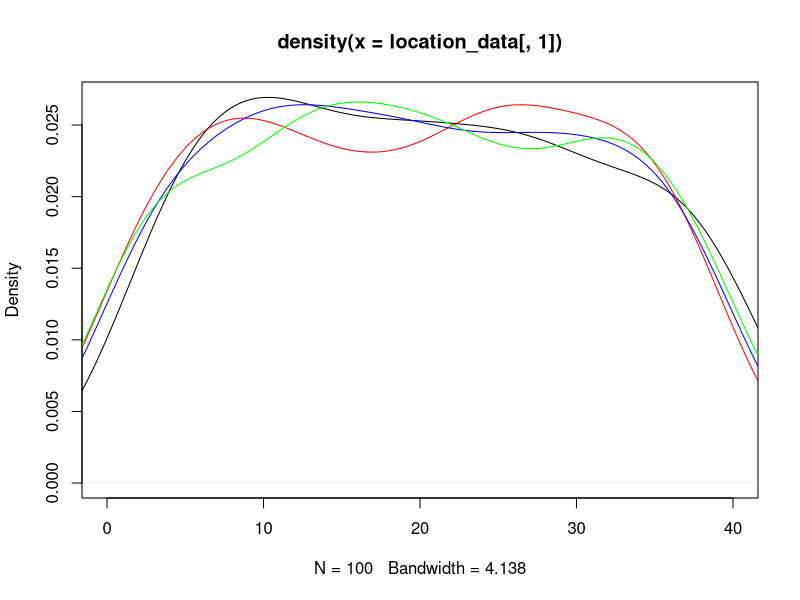
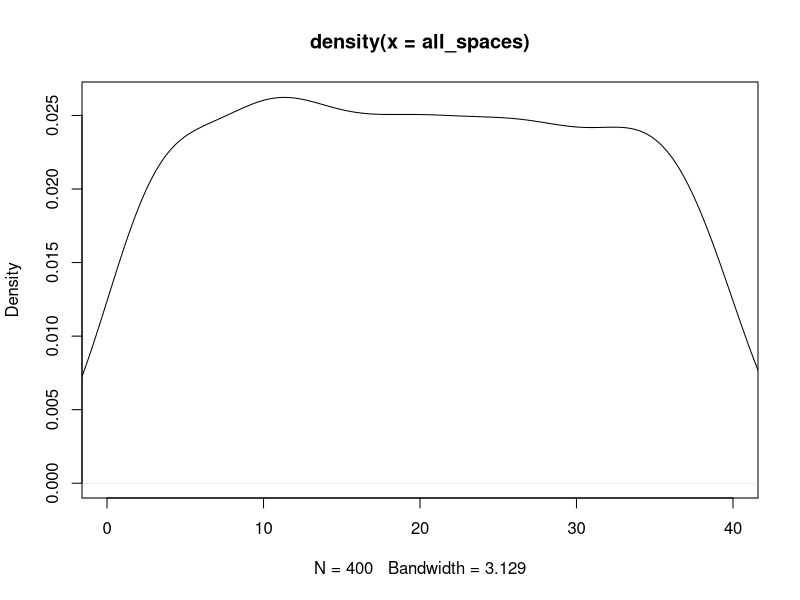
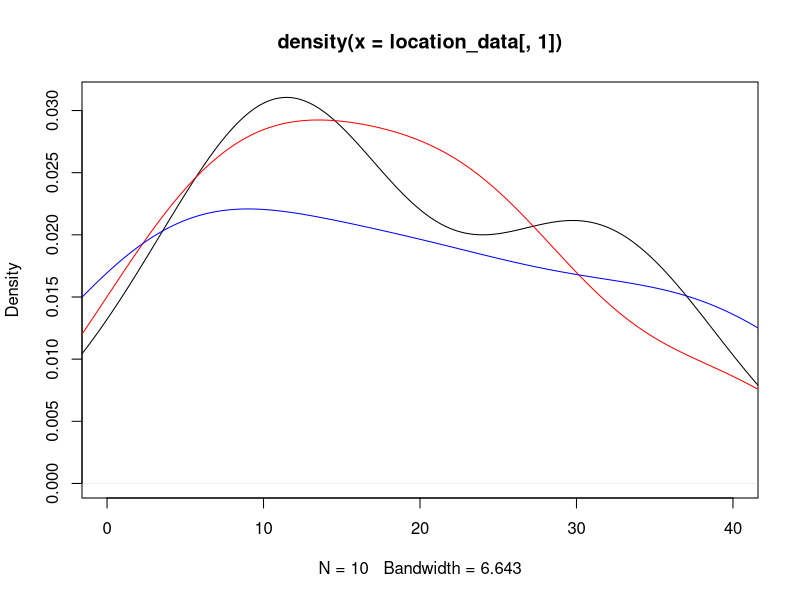
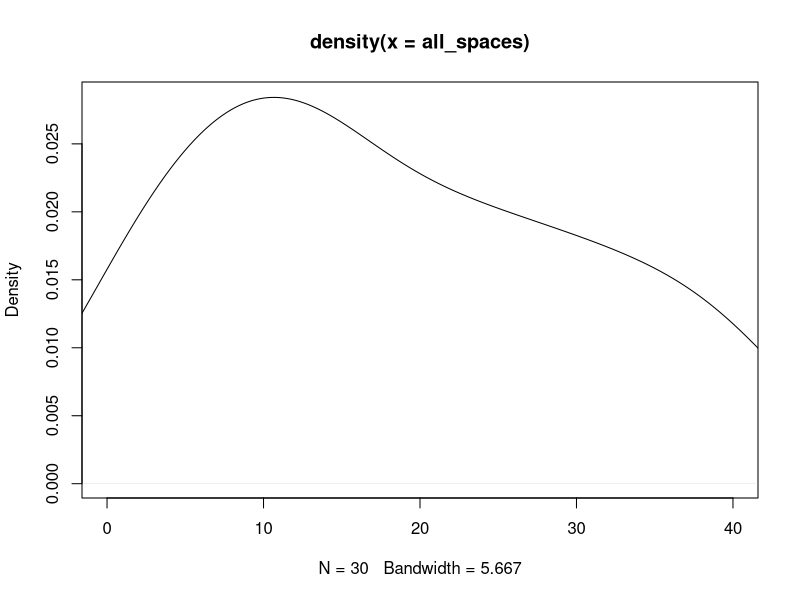

Reproduce these figures in R, in order. (Note: this script raises an error after producing the figures.)
## ---- chunk 1
knitr::opts_chunk$set(echo = TRUE)
## ---- chunk 2
#libraries
library(dplyr)
library(ggplot2)
## ---- chunk 3
#Kayleigh
##LET'S GET MOVING

monopolyBoard <- read.csv("MonopolyBoard.csv", header = T)
monopolyBoard

# Using dice rolls to determine where a player will land on the board
#input: "location"; a number 1-40; where the player is on the board
#output: the amount of spaces the player will move until they are on their new location

#note that this is only accounting for standard dice rolls, no special rules yet...

lets_move = function(location) {
  dice_roll_1 <- sample(1:6, 1, replace = TRUE)
  dice_roll_2 <- sample(1:6, 1, replace = TRUE)
  
  roll_total <- sum(dice_roll_1, dice_roll_2)
  roll_double <- dice_roll_1 == dice_roll_2
  
    location = location + roll_total
    
  if (location <= 40) {
    location = location
  } else {
    location = location - 40
  }
  
  space = monopolyBoard$name[monopolyBoard$spaces == location]
  
  print("You're moving forward...")
  print(roll_total)
  
  print("You're on space...")
  print(location)
  
  #print(space) #This prints out the name of the space that they land on. 
}

#testers
lets_move(1)
lets_move(25)
lets_move(38)
lets_move(40)



#A function to move players around the board and to play Monopoly!
#input: "turns"; the amount of turns we should take
#output: a player's new location on the board

lets_play = function(turns) {
  location = 1
  print("Starting Location: GO!")
  for (i in 1:turns) {
    location = lets_move(location)
  }
  print("You've landed on...")
  return(location)
}



lets_play(10) #tester #in this example if you look at a reference monopoly board and "walk" your way around the board with each move being the number in each output, you'll land on the space on the board corresponding to the final output (when counting "GO" as 1 and/or 40) 

#testers 
#"lets_move" and "lets_play" have both been edited to print out phrases for each roll and move to make it easier to determine how the player is moving. 
#"You're moving forward..." gives the player's roll
#"You're on space..." is the players position after 1 turn/"lets_move"
  # Later try to switch this print statement to the name of the spot that the player is on 
#"You've landed on..." gives the final location after running "lets_play" for "x" turns.
  # Later try to switch this print statement to the name of the spot that the player is on 

lets_play(3)
lets_play(10)

## ---- chunk 4
##DOUBLE DOWN

##WORK IN PROGRESS

#A function using dice rolls to determine how many spaces a player will move with the additional rules for "doubles" in Monopoly
#input: "location"; a number 1-40 where the player is on the board
#outut: the number of spaces the player will move on the board, with the special case of rolling three "doubles" and landing in jail
double_down = function(location) {
  dice_roll_1 <- sample(1:6, 1, replace = TRUE)
  dice_roll_2 <- sample(1:6, 1, replace = TRUE)
  
  roll_total <- sum(dice_roll_1, dice_roll_2)
  roll_double <- dice_roll_1 == dice_roll_2
  
  print("roll was")
  print(roll_total)
    
  if (roll_double) {
    
    dice_roll_3 <- sample(1:6, 1, replace = TRUE)
    dice_roll_4 <- sample(1:6, 1, replace = TRUE)
    
    roll_total_2 <- sum(dice_roll_3, dice_roll_4)
    roll_double_2 <- dice_roll_3 == dice_roll_4
    
    print("roll double was")
    print(roll_total_2)

    
    if (roll_double_2) {
      dice_roll_5 <- sample(1:6, 1, replace = TRUE)
      dice_roll_6 <- sample(1:6, 1, replace = TRUE)
      
      roll_total_3 <- sum(dice_roll_5, dice_roll_6)
      roll_double_3 <- dice_roll_5 == dice_roll_6
      
      print("roll double was")
      print(roll_total_3)
      
      if (roll_double_3) {
        location = 11 #Jail
        print("doubles, doubles, doubles")
        print("You're going to JAIL!")
        
      } else {
        location = location + roll_total + roll_total_2 + roll_total_3
        print("doubles, doubles, not doubles")
        print("You're moving forward...")
        print(roll_total + roll_total_2 + roll_total_3)
      }
    } else {
      location = location + roll_total + roll_total_2
      print("doubles, not doubles")
      print("You're moving forward...")
      print(roll_total+roll_total_2)
    }
  } else {
    location = location + roll_total
    print("no doubles")
    print("You're moving forward...")
    print(roll_total)
  }

    
  if (location <= 40) {
    location = location
  } else {
    location = location - 40
  }

  
  print("You're on space...")
  print(location)
}

double_down(1)
#text out in the function is kinda funky right but it's just to make sure its working right
#In final version switch all dice rolls to sample(1:6,...)

## ---- chunk 5
##CHANCE AND COMMUNITY CHEST CARDS
Card_Numbers <- c(1, 2, 3, 4, 5, 6, 7, 8, 9, 10, 11, 12, 13, 14, 15, 16)

Chance_Cards <- c("Advance to Boardwalk", "Advance to Go (Collect $200)", "Advance to Illinois Avenue. If you pass Go, collect $200", "Advance to St. Charles Place. If you pass Go, collect $200", "Advance to the nearest Railroad. If unowned, you may buy it from the Bank. If owned, pay owner twice the rental to which they are otherwise entitled", "Advance to the nearest Railroad. If unowned, you may buy it from the Bank. If owned, pay owner twice the rental to which they are otherwise entitled", "Advance token to nearest Utility. If unowned, you may buy it from the Bank. If owned, throw dice and pay owner a total ten times amount thrown", "Bank pays you dividend of $50", "Get Out of Jail Free", "Go Back 3 Spaces", "Go to Jail. Go directly to Jail, do not pass Go, do not collect $200", "Make general repairs on all your property. For each house pay $25. For each hotel pay $100", "Speeding fine $15", "Take a trip to Reading Railroad. If you pass Go, collect $200", "You have been elected Chairman of the Board. Pay each player $50", "Your building loan matures. Collect $150")

Chance <- data.frame(Chance_Cards, Card_Numbers)
Chance
##Chance cards to move a player to a new space:
  #1 -> Advance to Boardwalk (space 40)
  #2 -> Advance to Go (space 1)
  #3 -> Advance to Illinois Avenue (space 25)
  #4 -> Advance to St. Charles Place (space 12)
  #5 -> Advance to nearest Railroad (space(s) 6, 16, 26, 36)
  #6 -> Advance to nearest Railraod (space(s) 6, 16, 26, 36)
  #7 -> Advance to nearest Utility (space(s) 13, 29)
  #11 -> Go to Jail (space 11)
  #14 -> Take a trip to Reading Railroad (space 6)

Community_Chest_Cards <- c("Advance to Go (Collect $200)", "Bank error in your favor. Collect $200", "Doctor’s fee. Pay $50", "From sale of stock you get $50", "Get Out of Jail Free", "Go to Jail. Go directly to jail, do not pass Go, do not collect $200", "Holiday fund matures. Receive $100", "Income tax refund. Collect $20", "It is your birthday. Collect $10 from every player", "Life insurance matures. Collect $100", "Pay hospital fees of $100", "Pay school fees of $50", "Receive $25 consultancy fee", "You are assessed for street repair. $40 per house. $115 per hotel", "You have won second prize in a beauty contest. Collect $10", "You inherit $100")

Community_Chest <- data.frame(Community_Chest_Cards, Card_Numbers)
Community_Chest

##Community Chest Cards that move a player to a new space:
  #1 -> Advance to GO (space 1)
  #5 -> Go to Jail (space 11)

## ---- chunk 6
# heidi

#the function "who_goes_first" simulates the initial roll before the game begins in order to determine which player goes first
# input is a number of how many players are going to be playing
# output is the value of each players roll and the player that will start the game based on who had the highest roll
who_goes_first <- function(num_players){
  initial_rolls <- c()
  for (i in 1:num_players) {
    player_i_roll <- sum(sample(1:6, 2, replace=TRUE))
    initial_rolls <- c(initial_rolls, player_i_roll) # vector of every player's roll
    print(paste("Player", i, "rolled", player_i_roll))
  }
  cat("\n")
  if(sum(initial_rolls == max(initial_rolls)) >= 2){
    while (sum(initial_rolls == max(initial_rolls)) >= 2) { # if players tied for highest number
      tied_players <- which(initial_rolls==max(initial_rolls)) # identify which players tied
      print("It's a tie! Roll again")
      cat("\n")
      tie_breaker_rolls <- c()
      for (i in tied_players) { # tied players roll again
       player_i_roll2 <- sum(sample(1:6, 2, replace=TRUE))
       tie_breaker_rolls <- c(tie_breaker_rolls, player_i_roll2)
       print(paste("Player", i, "rolled", player_i_roll2))
      }
      initial_rolls <- tie_breaker_rolls
      highest_roll <- max(tie_breaker_rolls)
      highest_player2 <- tied_players[which(tie_breaker_rolls == highest_roll)]
    }
    cat("\n")
    print(paste("Player", highest_player2, "goes first!"))
  }
  else {
    highest_player <- which.max(initial_rolls) # who rolled the highest number
    print(paste("Player", highest_player, "goes first!"))
  }
}

who_goes_first(4) # test function

## ---- chunk 7
# Olivia
# Website for data: https://stat-jet-asu.github.io/Datasets/InstructorDescriptions/monopoly.html

monopolyBoard <- read.csv("MonopolyBoard.csv", header = T)
head(monopolyBoard)

# This section is for question number 2

# Kayleigh's lets_play function from above incorporating players and density plots
# uses lets_move function from above
# input: turns, # of turns to iterate through; players, number of players (2-4)
# output: density plot with a line for each player's frequency of spaces landed on 
# & density plot for the combined frequency of spaces landed on for all players

lets_play = function(turns, players) {
  location_data <- as.data.frame(matrix(nrow = turns, ncol = players))
  
for (j in 1:players) {
  location = 1
  
  for (i in 1:turns) {
    
    location = lets_move(location)
    location_data[i,j] <- location
    }
  }
  
  # creates density plot of frequency of landing on each space for each player
  plot(density(location_data[,1]), xlim = c(0,40), col = "black")
  
  colors <- c("red", "blue", "green")
  
  for (k in 2:players) {
  lines(density(location_data[,k]), col = colors[k-1]) # adds a density line for each player after the first
  }
  
  # creates density plot for total frequency landing on each space (all players spaces included)
  all_spaces <- as.vector(as.matrix(location_data))
  plot(density(all_spaces), xlim = c(0,40), col = "black")
}
lets_play(100, 4)

## ---- chunk 8
who_goes_first2 <- function(num_players){
  initial_rolls <- c()
  for (i in 1:num_players) {
    player_i_roll <- sum(sample(1:6, 2, replace=TRUE))
    initial_rolls <- c(initial_rolls, player_i_roll) # vector of every player's roll
#    print(paste("Player", i, "rolled", player_i_roll))
  }
  cat("\n")
  if(sum(initial_rolls == max(initial_rolls)) >= 2){
    while (sum(initial_rolls == max(initial_rolls)) >= 2) { # if players tied for highest number
      tied_players <- which(initial_rolls==max(initial_rolls)) # identify which players tied
#      print("It's a tie! Roll again")
#      cat("\n")
      tie_breaker_rolls <- c()
      for (i in tied_players) { # tied players roll again
       player_i_roll2 <- sum(sample(1:6, 2, replace=TRUE))
       tie_breaker_rolls <- c(tie_breaker_rolls, player_i_roll2)
#       print(paste("Player", i, "rolled", player_i_roll2))
      }
      initial_rolls <- tie_breaker_rolls
      highest_roll <- max(tie_breaker_rolls)
      highest_player2 <- tied_players[which(tie_breaker_rolls == highest_roll)]
    }
#    cat("\n")
#    print(paste("Player", highest_player2, "goes first!"))
  }
  else {
    highest_player <- which.max(initial_rolls) # who rolled the highest number
#    print(paste("Player", highest_player, "goes first!"))
#    return(highest_player)
  
    
  # creating player order
  player_order <- length(num_players)
  player_order[1] <- as.integer(highest_player)

 for (j in 2:num_players) {
    
  player_order[j] <- as.integer(player_order[j-1] + 1)
  if (player_order[j] > num_players) {
    player_order[j] <- 1
  }
 }
  print(player_order)
  }
  
  playerlist <- (list(highest_player, player_order))
  return(playerlist)
}

#who_goes_first2(4)

## ---- chunk 9
# Question number 3 -- including jail and double rolls

lets_move2 = function(location) {
  dice_roll_1 <- sample(1:6, 1, replace = TRUE)
  dice_roll_2 <- sample(1:6, 1, replace = TRUE)
  
  roll_total <- sum(dice_roll_1, dice_roll_2)
  roll_double <- dice_roll_1 == dice_roll_2
  
    location = location + roll_total # updates location to be previous location + roll total
    double3 = "false" # double3 is assigned "true" if the player double rolls 3x (as seen in if statement below), otherwise it is assigned "false" 
    
  # first double roll -> roll again
  if (roll_double == TRUE) {
    dice_roll_3 <- sample(1:6, 1, replace = TRUE)
    dice_roll_4 <- sample(1:6, 1, replace = TRUE)
    
    roll_total2 <- sum(dice_roll_3, dice_roll_4)
    roll_double2 <- dice_roll_3 == dice_roll_4
    
    location = location + roll_total2
    double3 = "false"
    
    # if player is at a location past 40, subtract 40 so they go back to the GO space at location "41"
    # this is included in each if statement below so that it applies if player has to roll again
    if (location <= 40) {
      location = location
    } else {
      location = location - 40
    }
     
      # second double roll -> roll again
      if (roll_double2 == TRUE) {
        dice_roll_5 <- sample(1:6, 1, replace = TRUE)
        dice_roll_6 <- sample(1:6, 1, replace = TRUE)
    
        roll_total3 <- sum(dice_roll_5, dice_roll_6)
        roll_double3 <- dice_roll_5 == dice_roll_6
    
        location = location + roll_total3
        double3 = "false"
        
        if (location <= 40) {
          location = location
        } else {
          location = location - 40
        }
        
        # third double roll -> go to jail
          if (roll_double3 == TRUE) {
            location = monopolyBoard$spaces[monopolyBoard$name == "Jail"]
            double3 = "true"
          }
      }
  }  
    
  if (location <= 40) {
    location = location
  } else {
    location = location - 40
  }
  
  listdata <- (list(location, double3)) # creates list for outputs "location" and "double3"
  # if you need to access location from this function, use lets_move2(location)[[1]]
  # if you need to access double3, use lets_move2(double3)[[2]]
  return(listdata)
  
}


# lets_play2 is currently set up to have each player go thru all their turns and then move onto the next player
# probably need to fix this for question 5

## ---- chunk 10

lets_play2 = function(turns, players) {
  
  
  location_data <- as.data.frame(matrix(nrow = turns, ncol = players)) # dataframe will keep data for locations of players for each turn
  double3data <- as.data.frame(matrix(nrow = turns, ncol = players)) # dataframe will say "true" if player double rolled 3x (which lands them in jail) and "false" if they didn't double roll 3x
  
    # puts players in order
    colnames(location_data) <- who_goes_first2(players)[[2]]
  
    location = 1 # each player starts at location 1
    location_data[1,] <- location
    double3 = 0 # initializing "double3" which will be later assigned a "true" or "false" based on if player double rolled 3x
  
    for (i in 2:turns) { # iterates through number of turns
      
        for (j in 1:players) { # rotates through each player
          
        location = lets_move2(location_data[i-1,j])[[1]] # takes location from lets_move2 function and assigns it to location
        location_data[i,j] <- as.integer(location) # puts location value into the dataframe of locations for each player
        double3data[i,j] <- lets_move2(double3)[[2]] # takes "true" or "false" value from double3 and adds it to double3data dataframe
        
      # deals with landing in jail from "go to jail" space and staying there for next 3 turns
      if (31 %in% location_data[i-1,j]) { # if you landed on 31 in the last turn (i-1 turn), you go to jail (space 11) for the ith turn
        location <- 11
        location_data[i,j] <- as.integer(location) # new location is 11
      } else if (11 %in% location_data[i-1,j] & 31 %in% location_data[i-2,j]) { # if you were on space 11 last turn AND you were on space 31 2 turns ago, you stay in jail (space 11) for turn i
        location <- 11
        location_data[i,j] <- as.integer(location)  
      } else if (11 %in% location_data[i-2,j] & 31 %in% location_data[i-3,j]) {
        location <- 11
        location_data[i,j] <- as.integer(location)
      }
        
      # landing in jail from 3x double roll and staying there for next 3 turns
      if (11 %in% location_data[i,j] & "true" %in% double3data[i-1,j]) { # if player's location is 11 (jail) and double3data is"true" (player double rolled 3x), player stays in jail. all 3 if/else if statements keep player in jail for the next 3 turns
        location <- 11
        location_data[i,j] <- as.integer(location)
      } else if (11 %in% location_data[i-1,j] & "true" %in% double3data[i-2,j]) { # 
        location <- 11
        location_data[i,j] <- as.integer(location)
      } else if (11 %in% location_data[i-2,j] & "true" %in% double3data[i-3,j]) {
        location <- 11
        location_data[i,j] <- as.integer(location)
      }
        
    }
  }
  print(location_data)
  
  # creates density plot of frequency of landing on each space for each player
  plot(density(location_data[,1]), xlim = c(0,40), col = "black")
  
  colors <- c("red", "blue", "green")
  
  for (k in 2:players) {
    lines(density(location_data[,k]), col = colors[k-1]) # adds a density line for each player after the first
  }
  
  # creates density plot for total frequency landing on each space (all players spaces included)
  all_spaces <- as.vector(as.matrix(location_data))
  plot(density(all_spaces), xlim = c(0,40), col = "black")
  
}
 
lets_play2(10, 3)

location_data

# how should we go about recording spaces landed on when double rolls occur?

## ---- chunk 11
# olivia (ignore this its a work in progress)
# Figure out how to have players pay and recieve money from landing on chance and community chest spaces

     if(draw_card == 5){
        if(location >= 37 && location <= 5){
              location = 6
              
              
            } else if (location >= 6 && location <= 15){
                location = 16
              } else {
                if(location >= 16 && location <= 25){
                  location = 26
                } else {
                  location = 36
                }
              }
            }
  
    if(draw_card == 6){
        if(location >= 37 && location <= 5){
              location = 6
            } else {
              if (location >= 6 && location <= 15){
                location = 16
              } else {
                if(location >= 16 && location <= 25){
                  location = 26
                } else {
                  location = 36
                }
              }
            }
    }

#################



##########

# replaces NAs in rent_0 column with 0s
monopolyBoard$rent_0[is.na(monopolyBoard$rent_0) == TRUE] <- as.integer(0)

lets_play_idk = function(turns, players) {
  
  location_data <- as.data.frame(matrix(nrow = turns, ncol = players))
  double3data <- as.data.frame(matrix(nrow = turns, ncol = players))
  player_bank_data <- data.frame(matrix(nrow = 2, ncol = players))
  
    colnames(location_data) <- who_goes_first2(players)[[2]]
  
    location = 1
    location_data[1,] <- location
    double3 = 0
  
    for (i in 2:turns) {
      
        for (j in 1:players) {
          
        location = lets_move3(location_data[i-1,j])[[1]]
        location_data[i,j] <- as.integer(location)
        double3data[i,j] <- lets_move3(double3)[[2]]
        
      # deals with landing in jail from "go to jail" space and staying there for next 3 turns
      if (31 %in% location_data[i-1,j]) { # if you land on 31 (go to jail), next location is in jail (space 11)
        location <- 11
        location_data[i,j] <- as.integer(location)
      } else if (11 %in% location_data[i-1,j] & 31 %in% location_data[i-2,j]) {
        location <- 11
        location_data[i,j] <- as.integer(location)
      } else if (11 %in% location_data[i-2,j] & 31 %in% location_data[i-3,j]) {
        location <- 11
        location_data[i,j] <- as.integer(location)
      }
        
      # landing in jail from 3x double roll and staying there for next 3 turns
      if (11 %in% location_data[i,j] & "true" %in% double3data[i-1,j]) { # "true" means player double rolled 3x -> jail
        location <- 11
        location_data[i,j] <- as.integer(location)
      } else if (11 %in% location_data[i-1,j] & "true" %in% double3data[i-2,j]) { # 
        location <- 11
        location_data[i,j] <- as.integer(location)
      } else if (11 %in% location_data[i-2,j] & "true" %in% double3data[i-3,j]) {
        location <- 11
        location_data[i,j] <- as.integer(location)
      }

        
      # updating banks when players land on each others properties
      if(location %in% c(2, 4, 6, 7, 9, 10, 12, 13, 14, 15, 16, 17, 19, 20, 22, 24, 25, 26, 27, 28, 29, 30, 32, 33, 35, 36, 38, 40)) {
            
      location = location
      spot <- which(Property_Statuses$Space == location)
      cost <- which(monopolyBoard$spaces == location)
      owned_by_player <- Property_Statuses$Owned_By_Player[spot]
        
      The_Players$Player_Bank[owned_by_player] <- The_Players$Player_Bank[owned_by_player] + monopolyBoard$rent_0[cost]
      The_Players$Player_Bank[j] <- The_Players$Player_Bank[j] - monopolyBoard$rent_0[cost]
          }
    }
  }
  print(location_data)
  print(double3data)
  print(The_Players)
  
  # creates density plot of frequency of landing on each space for each player
  plot(density(location_data[,1]), xlim = c(0,40), col = "black")
  
  plot(location_data[,1], xlim= c(0,40), col="black", type="h", xlab="Spaces", ylab="Frequency", main="Frequency of Landing on Each Space for Each Player")
  
  colors <- c("red", "blue", "green")
  
  for (k in 2:players) {
    lines(density(location_data[,k]), col = colors[k-1]) # adds a density line for each player after the first
  }
  
  # creates density plot for total frequency landing on each space (all players spaces included)
  all_spaces <- as.vector(as.matrix(location_data))
  plot(density(all_spaces), xlim = c(0,40), col = "black")
 
}

lets_play_idk(10, 4)

## ---- chunk 12
#4 - Kayleigh and Maddie 
#Chance - spaces 8, 23, 37
#Community Chest - spaces 3, 18, 34
Chance

Drawing_Chance = function(location) {
  location = location
  draw_card <- sample(1:16, 1, replace = TRUE)
  player_card <- Chance$Chance_Cards[draw_card]
  print(player_card)

  
      if(draw_card == 1) {
        location = 1
      }
      
      if(draw_card == 2) {
        location = 1
      }
      
      if(draw_card == 3) {
        location = 25
      }
  
      if(draw_card == 4){
        location = 12
      }
  
      if(draw_card == 5){
        if(location >= 37 && location <= 5){
              location = 6
            } else {
              if (location >= 6 && location <= 15){
                location = 16
              } else {
                if(location >= 16 && location <= 25){
                  location = 26
                } else {
                  location = 36
                }
              }
            }
    }
  
    if(draw_card == 6){
        if(location >= 37 && location <= 5){
              location = 6
            } else {
              if (location >= 6 && location <= 15){
                location = 16
              } else {
                if(location >= 16 && location <= 25){
                  location = 26
                } else {
                  location = 36
                }
              }
            }
    }
  
    if(draw_card == 7){
        if(location >= 29 && location <= 12){
              location = 13
            } else {
              location = 29
    }
  }
  
    if(draw_card == 11) {
      location = 11
    }
  
    if(draw_card == 14) {
      location = 6
    }
  
    if(draw_card == 10) {
      location = location - 3
    }
  
    location = location
    return(location)
}

Drawing_Chance(8)
Drawing_Chance(23)
Drawing_Chance(37)

Drawing_Community_Chest = function(location) {
  location = location
  draw_card_chest <- sample(1:16, 1, replace = TRUE)
  player_card_chest <- Community_Chest$Community_Chest_Cards[draw_card_chest]
  print(player_card_chest)
  print(location)
  
  if (draw_card_chest == 1) {
    location = 1
  } else {
    if (draw_card_chest == 6) {
    location = 11
    } else {
      location = location
    }
  
  }
  
  location = location 
  return(location)
}

Drawing_Community_Chest(3)
Drawing_Community_Chest(18)
Drawing_Community_Chest(34)

lets_move3 = function(location) {
  dice_roll_1 <- sample(1:6, 1, replace = TRUE)
  dice_roll_2 <- sample(1:6, 1, replace = TRUE)
  
  roll_total <- sum(dice_roll_1, dice_roll_2)
  roll_double <- dice_roll_1 == dice_roll_2
  
    location = location + roll_total
    double3 = "false"
  
  print("your roll total is...")
  print(roll_total)

  if (location <= 40) {
      location = location
  } else {
      location = location - 40
  }
   
  print("your location is...")
  print(location)
  
  if(location == 8 || location == 23 || location == 27) {
    location = Drawing_Chance(location)
    print("your location is...")
    print(location)
  }
  
  if(location == 3 || location == 18 || location == 34) {
    location = Drawing_Community_Chest(location)
    print("your location is...")
    print(location)
  }
    
  # first double roll -> roll again
  if (roll_double == TRUE) {
    dice_roll_3 <- sample(1:6, 1, replace = TRUE)
    dice_roll_4 <- sample(1:6, 1, replace = TRUE)
    
    roll_total2 <- sum(dice_roll_3, dice_roll_4)
    roll_double2 <- dice_roll_3 == dice_roll_4
    
    location = location + roll_total2
    double3 = "false"
    print("1 double")
    
    if (location <= 40) {
      location = location
    } else {
      location = location - 40
    }
    
    
    if(location == 8 || location == 23 || location == 27) {
    location = Drawing_Chance(location)
    }
  
  if(location == 3 || location == 18 || location == 34) {
    location = Drawing_Community_Chest(location)
    }
     
      # second double roll -> roll again
      if (roll_double2 == TRUE) {
        dice_roll_5 <- sample(1:6, 1, replace = TRUE)
        dice_roll_6 <- sample(1:6, 1, replace = TRUE)
    
        roll_total3 <- sum(dice_roll_5, dice_roll_6)
        roll_double3 <- dice_roll_5 == dice_roll_6
    
        location = location + roll_total3
        double3 = "false"
        print("2 doubles")
        
        if (location <= 40) {
          location = location
        } else {
          location = location - 40
        }
        
        if(location == 8 || location == 23 || location == 27) {
          location = Drawing_Chance(location)
        }
  
        if(location == 3 || location == 18 || location == 34) {
          location = Drawing_Community_Chest(location)
         
        }
        
        # third double roll -> go to jail
          if (roll_double3 == TRUE) {
            location = monopolyBoard$spaces[monopolyBoard$name == "Jail"]
            double3 = "true"
            print("three doubles")
          }
      }
  }  
   
  location = location 
  
  print("your location is...")
  print(location)
  listdata <- (list(location, double3))
  return(listdata)
  
}

lets_move3(1)


lets_play3 = function(turns, players) {
  
  location_data <- as.data.frame(matrix(nrow = turns, ncol = players))
  double3data <- as.data.frame(matrix(nrow = turns, ncol = players))
  
    colnames(location_data) <- who_goes_first2(players)[[2]]
  
    location = 1
    location_data[1,] <- location
    double3 = 0
  
    for (i in 2:turns) {
      
        for (j in 1:players) {
          
        location = lets_move3(location_data[i-1,j])[[1]]
        location_data[i,j] <- as.integer(location)
        double3data[i,j] <- lets_move3(double3)[[2]]
        
      # deals with landing in jail from "go to jail" space and staying there for next 3 turns
      if (31 %in% location_data[i-1,j]) { # if you land on 31 (go to jail), next location is in jail (space 11)
        location <- 11
        location_data[i,j] <- as.integer(location)
      } else if (11 %in% location_data[i-1,j] & 31 %in% location_data[i-2,j]) {
        location <- 11
        location_data[i,j] <- as.integer(location)
      } else if (11 %in% location_data[i-2,j] & 31 %in% location_data[i-3,j]) {
        location <- 11
        location_data[i,j] <- as.integer(location)
      }
        
      # landing in jail from 3x double roll and staying there for next 3 turns
      if (11 %in% location_data[i,j] & "true" %in% double3data[i-1,j]) { # "true" means player double rolled 3x -> jail
        location <- 11
        location_data[i,j] <- as.integer(location)
      } else if (11 %in% location_data[i-1,j] & "true" %in% double3data[i-2,j]) { # 
        location <- 11
        location_data[i,j] <- as.integer(location)
      } else if (11 %in% location_data[i-2,j] & "true" %in% double3data[i-3,j]) {
        location <- 11
        location_data[i,j] <- as.integer(location)
      }
        
    }
  }
  print(location_data)
  print(double3data)


  
  # creates density plot of frequency of landing on each space for each player
  plot(density(location_data[,1]), xlim = c(0,40), col = "black")
  
  plot(location_data[,1], xlim= c(0,40), col="black", type="h", xlab="Spaces", ylab="Frequency", main="Frequency of Landing on Each Space for Each Player")
  
  colors <- c("red", "blue", "green")
  
  for (k in 2:players) {
    lines(density(location_data[,k]), col = colors[k-1]) # adds a density line for each player after the first
  }
  
  # creates density plot for total frequency landing on each space (all players spaces included)
  all_spaces <- as.vector(as.matrix(location_data))
  plot(density(all_spaces), xlim = c(0,40), col = "black")
  
}


lets_play3(100, 4)

## ---- chunk 13

#use lets_move2 for freq plot

Chance
## ---- chunk 14
#hello
dice_roll <- sum(sample(1:6, 2, replace = TRUE))
dice_roll

Drawing_Chance = function(location) {
  location = location
  amount <- 0 
  draw_card <- sample(1:16, 1, replace = TRUE)
  player_card <- Chance$Chance_Cards[draw_card]
  print(player_card)

  
      if(draw_card == 1) {
        location = 1
      }
      
      if(draw_card == 2) {
        location = 1
        amount = 200
      }
      
      if(draw_card == 3) {
        if(location > 25){
          amount = 200
        }else{
          amount = amount
    }
        location = 25
      }
  
      if(draw_card == 4){
        if(location > 13 ){
          amount = 200
        }else{
          amount = amount
    }
        location = 12
      }
  
      if(draw_card == 5){
        if(location >= 37 && location <= 5){
              location = 6
            } else {
              if (location >= 6 && location <= 15){
                location = 16
              } else {
                if(location >= 16 && location <= 25){
                  location = 26
                } else {
                  location = 36
                }
              }
            }
    }
  
    if(draw_card == 6){
        if(location >= 37 && location <= 5){
              location = 6
            } else {
              if (location >= 6 && location <= 15){
                location = 16
              } else {
                if(location >= 16 && location <= 25){
                  location = 26
                } else {
                  location = 36
                }
              }
            }
    }
  
    if(draw_card == 7){
        if(location >= 29 && location <= 12){
              location = 13
            } else {
              location = 29
    }
    }
  
    if(draw_card == 8){
      amount = -50
    }
  
    if(draw_card == 10) {
      location = location - 3
    }
  
    if(draw_card == 11) {
      location = 11
    }
  
    if(draw_card == 13){
      amount = -15
    }
  
    if(draw_card == 14) {
      if(location > 6){
        amount = 200
      }else{
        amount = amount
    }
      location = 6
    }
  
    if(draw_card == 16){
      amount = 150
    }
  
   
    location = location
    amount = amount
    list_location_amount <- list(location, amount)
    return(list_location_amount)
}

Drawing_Community_Chest = function(location) {
  location = location
  amount <- 0
  draw_card_chest <- sample(1:16, 1, replace = TRUE)
  player_card_chest <- Community_Chest$Community_Chest_Cards[draw_card_chest]
  print(player_card_chest)
  print(location)
  
  
  if (draw_card_chest == 1) {
    location = 1
    amount = 200
  }
  
  #Bank error in your favor. Collect $200
  if(draw_card_chest == 2){
    amount = 200
  }
  
  #Doctor’s fee. Pay $50
  if(draw_card_chest == 3){
    amount = -50
  }
  
  #From sale of stock you get $50
  if(draw_card_chest == 4){
    amount = 50
  }
  
  if(draw_card_chest == 6) {
    location = 11
  }
  
  #Holiday fund matures. Receive $100
  if(draw_card_chest == 7){
    amount = 100
  }
  
  #Income tax refund. Collect $20
  if(draw_card_chest == 8){
    amount = 20
  }
  
  #Life insurance matures. Collect $100
  if(draw_card_chest == 10){
    amount = 100
  }
  
  #Pay hospital fees of $100
  if(draw_card_chest == 11){
    amount = -100
  }
  
  #Pay school fees of $50
  if(draw_card_chest == 12){
    amount = -50
  }
  
  #Receive $25 consultancy fee
  if(draw_card_chest == 13){
    amount = 25
  }
  
  #You have won second prize in a beauty contest. Collect $10
  if(draw_card_chest == 15){
    amount = 10
  }
  
  #You inherit $100
  if(draw_card_chest == 16){
    amount = 100
  }
  
  location = location 
  amount = amount
  list_location_amount <- list(location,amount)
  return(list_location_amount)
}

Drawing_Community_Chest(10) # test

Chance
Community_Chest
## ---- chunk 15
library(tidyverse)
## ---- chunk 16
Players <- c("Player 1", "Player 2", "Player 3", "Player 4")
Player_Bank <- c(1250, 1250, 1250, 1250)
The_Players <- data.frame(Players, Player_Bank)

Property <- c("Mediterranean", "Baltic", "Reading Railroad", "Oriental", "Vermot", "Connecticut", "St. Charles", "Electric Company", "States", "Virginia", "Pennsylvania Railroad", "St. James", "Tennessee", "New York", "Kentucky", "Indiana", "Illinios", "B&O Railroad", "Atlantic", "Ventnor", "Water Works", "Marvin Gardens", "Pacific", "N. Carolina", "Pennsylvania", "Short Line Railroad", "Park Place", "Boardwalk")
Owned_By_Player <- sample(1:4, 28, replace = TRUE)
Space <- c(2, 4, 6, 7, 9, 10, 12, 13, 14, 15, 16, 17, 19, 20, 22, 24, 25, 26, 27, 28, 29, 30, 32, 33, 35, 36, 38, 40)
Property_Statuses <- data.frame(Property, Space, Owned_By_Player)
Property_Statuses

lets_move3 = function(location) {
  dice_roll_1 <- sample(1:6, 1, replace = TRUE)
  dice_roll_2 <- sample(1:6, 1, replace = TRUE)
  
  roll_total <- sum(dice_roll_1, dice_roll_2)
  roll_double <- dice_roll_1 == dice_roll_2
  
    location = location + roll_total
    double3 = "false"


  if (location <= 40) {
      location = location
  } else {
      location = location - 40
  }

  if(location == 8 || location == 23 || location == 27) {
    location = Drawing_Chance(location)

  }
  
  if(location == 3 || location == 18 || location == 34) {
    location = Drawing_Community_Chest(location)

  }

  # first double roll -> roll again
  if (roll_double == TRUE) {
    dice_roll_3 <- sample(1:6, 1, replace = TRUE)
    dice_roll_4 <- sample(1:6, 1, replace = TRUE)
    
    roll_total2 <- sum(dice_roll_3, dice_roll_4)
    roll_double2 <- dice_roll_3 == dice_roll_4
    
    location = location + roll_total2
    double3 = "false"

    
    if (location <= 40) {
      location = location
    } else {
      location = location - 40
    }
    
    
    if(location == 8 || location == 23 || location == 27) {
    location = Drawing_Chance(location)
    }
  
  if(location == 3 || location == 18 || location == 34) {
    location = Drawing_Community_Chest(location)
    }
    
      # second double roll -> roll again
      if (roll_double2 == TRUE) {
        dice_roll_5 <- sample(1:6, 1, replace = TRUE)
        dice_roll_6 <- sample(1:6, 1, replace = TRUE)
    
        roll_total3 <- sum(dice_roll_5, dice_roll_6)
        roll_double3 <- dice_roll_5 == dice_roll_6
    
        location = location + roll_total3
        double3 = "false"
        
        if (location <= 40) {
          location = location
        } else {
          location = location - 40
        }
        
        if(location == 8 || location == 23 || location == 27) {
          location = Drawing_Chance(location)
        }
  
        if(location == 3 || location == 18 || location == 34) {
          location = Drawing_Community_Chest(location)
         
        }
        
        # third double roll -> go to jail
          if (roll_double3 == TRUE) {
            location = monopolyBoard$spaces[monopolyBoard$name == "Jail"]
            double3 = "true"
          }
      }
  }  
   
  location = location 
}

lets_move3(2)


lets_play4 = function(turns, players) {
  
  location_data <- as.data.frame(matrix(nrow = turns, ncol = players))
  double3data <- as.data.frame(matrix(nrow = turns, ncol = players))
  players_banks <- as.data.frame(matrix(nrow = turns, ncol = players))

print(Property_Statuses)

  for (j in 1:players) {
    location = 1
    double3 = 0
    
    
    for (i in 1:turns) {
        print("player")
        print(j)
        location = lets_move3(location)[[1]]
        location_data[i,j] <- as.integer(location)
        double3data[i,j] <- lets_move3(double3)[[2]]

                
      # deals with landing in jail from "go to jail" space and staying there for next 3 turns
      if (31 %in% location_data[i-1,j]) { # if you land on 31 (go to jail), next location is in jail (space 11)
        location <- 11
        location_data[i,j] <- as.integer(location)
      } else if (11 %in% location_data[i-1,j] & 31 %in% location_data[i-2,j]) {
        location <- 11
        location_data[i,j] <- as.integer(location)
      } else if (11 %in% location_data[i-2,j] & 31 %in% location_data[i-3,j]) {
        location <- 11
        location_data[i,j] <- as.integer(location)
      }
        
      # landing in jail from 3x double roll and staying there for next 3 turns
      if (11 %in% location_data[i,j] & "true" %in% double3data[i-1,j]) { # "true" means player double rolled 3x -> jail
        location <- 11
        location_data[i,j] <- as.integer(location)
      } else if (11 %in% location_data[i-1,j] & "true" %in% double3data[i-2,j]) { # 
        location <- 11
        location_data[i,j] <- as.integer(location)
      } else if (11 %in% location_data[i-2,j] & "true" %in% double3data[i-3,j]) {
        location <- 11
        location_data[i,j] <- as.integer(location)
      }
  
      
    }
  }
  
print(location_data)
return(The_Players)

}

lets_play4(1,4)
## ---- chunk 17
monopolyBoard
Players <- c("Player 1", "Player 2", "Player 3", "Player 4")
Player_Bank <- c(1250, 1250, 1250, 1250)
The_Players <- data.frame(Players, Player_Bank)

Property <- c("Mediterranean", "Baltic", "Reading Railroad", "Oriental", "Vermot", "Connecticut", "St. Charles", "Electric Company", "States", "Virginia", "Pennsylvania Railroad", "St. James", "Tennessee", "New York", "Kentucky", "Indiana", "Illinios", "B&O Railroad", "Atlantic", "Ventnor", "Water Works", "Marvin Gardens", "Pacific", "N. Carolina", "Pennsylvania", "Short Line Railroad", "Park Place", "Boardwalk")
Owned_By_Player <- sample(1:4, 28, replace = TRUE)
Space <- c(2, 4, 6, 7, 9, 10, 12, 13, 14, 15, 16, 17, 19, 20, 22, 24, 25, 26, 27, 28, 29, 30, 32, 33, 35, 36, 38, 40)
Property_Statuses <- data.frame(Property, Space, Owned_By_Player)
Property_Statuses


Updating_Player_Bank <- function(location, j) {
  if(location == 2 || location == 4 || location == 6 || location == 7 || location == 9 || location == 10 || location == 12 || location == 13 || location == 14 || location == 15 || location == 16 || location == 17 || location == 19 || location == 20 || location == 22 || location == 24 || location == 25 || location == 26 || location == 27 || location == 28 || location == 29 || location == 30 || location == 32 || location == 33 || location == 35 || location == 36 || location == 38 || location == 40){
    location = location
    spot <- which(Property_Statuses$Space == location)
    cost <- which(monopolyBoard$spaces == location)
    owned_by_player <- Property_Statuses$Owned_By_Player[spot]
    The_Players$Player_Bank[owned_by_player] <- The_Players$Player_Bank[owned_by_player] + monopolyBoard$cost[cost]
    The_Players$Player_Bank[owned_by_player]
    The_Players
    
    The_Players$Player_Bank[owned_by_player] <- The_Players$Player_Bank[owned_by_player] + monopolyBoard$rent_0[cost]
    
    The_Players$Player_Bank[j] <- The_Players$Player_Bank[j] - monopolyBoard$rent_0[cost]
    
    return(The_Players)

  }
}

Updating_Player_Bank(12, 3)
## ---- chunk 18
lets_move4 = function(location) {
  dice_roll_1 <- sample(1:6, 1, replace = TRUE)
  dice_roll_2 <- sample(1:6, 1, replace = TRUE)
  
  roll_total <- sum(dice_roll_1, dice_roll_2)
  roll_double <- dice_roll_1 == dice_roll_2
  
    location = location + roll_total
    double3 = "false"
    
    j=2

  if (location <= 40) {
      location = location
      Updating_Player_Bank(location, j)
  } else {
      location = location - 40
      Updating_Player_Bank(location, j)
  }


  if(location == 8 || location == 23 || location == 27) {
    location = Drawing_Chance(location)
    Updating_Player_Bank(location, j)

  }
  
  if(location == 3 || location == 18 || location == 34) {
    location = Drawing_Community_Chest(location)
    Updating_Player_Bank(location, j)

  }


  # first double roll -> roll again
  if (roll_double == TRUE) {
    dice_roll_3 <- sample(1:6, 1, replace = TRUE)
    dice_roll_4 <- sample(1:6, 1, replace = TRUE)
    
    roll_total2 <- sum(dice_roll_3, dice_roll_4)
    roll_double2 <- dice_roll_3 == dice_roll_4
    
    location = location + roll_total2
    double3 = "false"

    
    if (location <= 40) {
      location = location
      Updating_Player_Bank(location, j)
      
    } else {
      location = location - 40
      Updating_Player_Bank(location, j)
    }
    
    
    if(location == 8 || location == 23 || location == 27) {
    location = Drawing_Chance(location)
    Updating_Player_Bank(location, j)
    }
  
  if(location == 3 || location == 18 || location == 34) {
    location = Drawing_Community_Chest(location)
    Updating_Player_Bank(location, j)
    }

    
      # second double roll -> roll again
      if (roll_double2 == TRUE) {
        dice_roll_5 <- sample(1:6, 1, replace = TRUE)
        dice_roll_6 <- sample(1:6, 1, replace = TRUE)
    
        roll_total3 <- sum(dice_roll_5, dice_roll_6)
        roll_double3 <- dice_roll_5 == dice_roll_6
    
        location = location + roll_total3
        double3 = "false"
        
        if (location <= 40) {
          location = location
          Updating_Player_Bank(location, j)
        } else {
          location = location - 40
          Updating_Player_Bank(location, j)
        }
        
        if(location == 8 || location == 23 || location == 27) {
          location = Drawing_Chance(location)
          Updating_Player_Bank(location, j)
        }
  
        if(location == 3 || location == 18 || location == 34) {
          location = Drawing_Community_Chest(location)
          Updating_Player_Bank(location, j)
         
        }

        
        # third double roll -> go to jail
          if (roll_double3 == TRUE) {
            location = monopolyBoard$spaces[monopolyBoard$name == "Jail"]
            double3 = "true"
          }
      }
  }  
   
  location = location 
  
  listdata <- (list(location, double3))
  return(listdata)
  return(Updating_Player_Bank(location, j))
  
}

lets_move4(12)
lets_move4(Updating_Player_Bank())
## ---- chunk 19

lets_play4 = function(turns, players) {
  
  location_data <- as.data.frame(matrix(nrow = turns, ncol = players))
  double3data <- as.data.frame(matrix(nrow = turns, ncol = players))
  
    colnames(location_data) <- who_goes_first2(players)[[2]]
  
    location = 1
    location_data[1,] <- location
    double3 = 0
  
    for (i in 2:turns) {
      
        for (j in 1:players) {
          
        location = lets_move4(location_data[i-1,j])[[1]]
        location_data[i,j] <- as.integer(location)
        double3data[i,j] <- lets_move4(double3)[[2]]
        print(j)
        
      # deals with landing in jail from "go to jail" space and staying there for next 3 turns
      if (31 %in% location_data[i-1,j]) { # if you land on 31 (go to jail), next location is in jail (space 11)
        location <- 11
        location_data[i,j] <- as.integer(location)
      } else if (11 %in% location_data[i-1,j] & 31 %in% location_data[i-2,j]) {
        location <- 11
        location_data[i,j] <- as.integer(location)
      } else if (11 %in% location_data[i-2,j] & 31 %in% location_data[i-3,j]) {
        location <- 11
        location_data[i,j] <- as.integer(location)
      }
        
      # landing in jail from 3x double roll and staying there for next 3 turns
      if (11 %in% location_data[i,j] & "true" %in% double3data[i-1,j]) { # "true" means player double rolled 3x -> jail
        location <- 11
        location_data[i,j] <- as.integer(location)
      } else if (11 %in% location_data[i-1,j] & "true" %in% double3data[i-2,j]) { # 
        location <- 11
        location_data[i,j] <- as.integer(location)
      } else if (11 %in% location_data[i-2,j] & "true" %in% double3data[i-3,j]) {
        location <- 11
        location_data[i,j] <- as.integer(location)
      }
        
    }
    }
    
  print(location_data)
  print(double3data)
  print(The_Players)
    
  # creates density plot of frequency of landing on each space for each player
  plot(density(location_data[,1]), xlim = c(0,40), col = "black")
  plot(location_data[,1], xlim= c(0,40), col="black", type="h", xlab="Spaces", ylab="Frequency", main="Frequency of Landing on Each Space for Each Player")
  
  colors <- c("red", "blue", "green")
  
  for (k in 2:players) {
    lines(density(location_data[,k]), col = colors[k-1]) # adds a density line for each player after the first
  }
  
  # creates density plot for total frequency landing on each space (all players spaces included)
  all_spaces <- as.vector(as.matrix(location_data))
  plot(density(all_spaces), xlim = c(0,40), col = "black")

}

lets_play4(10, 4)
